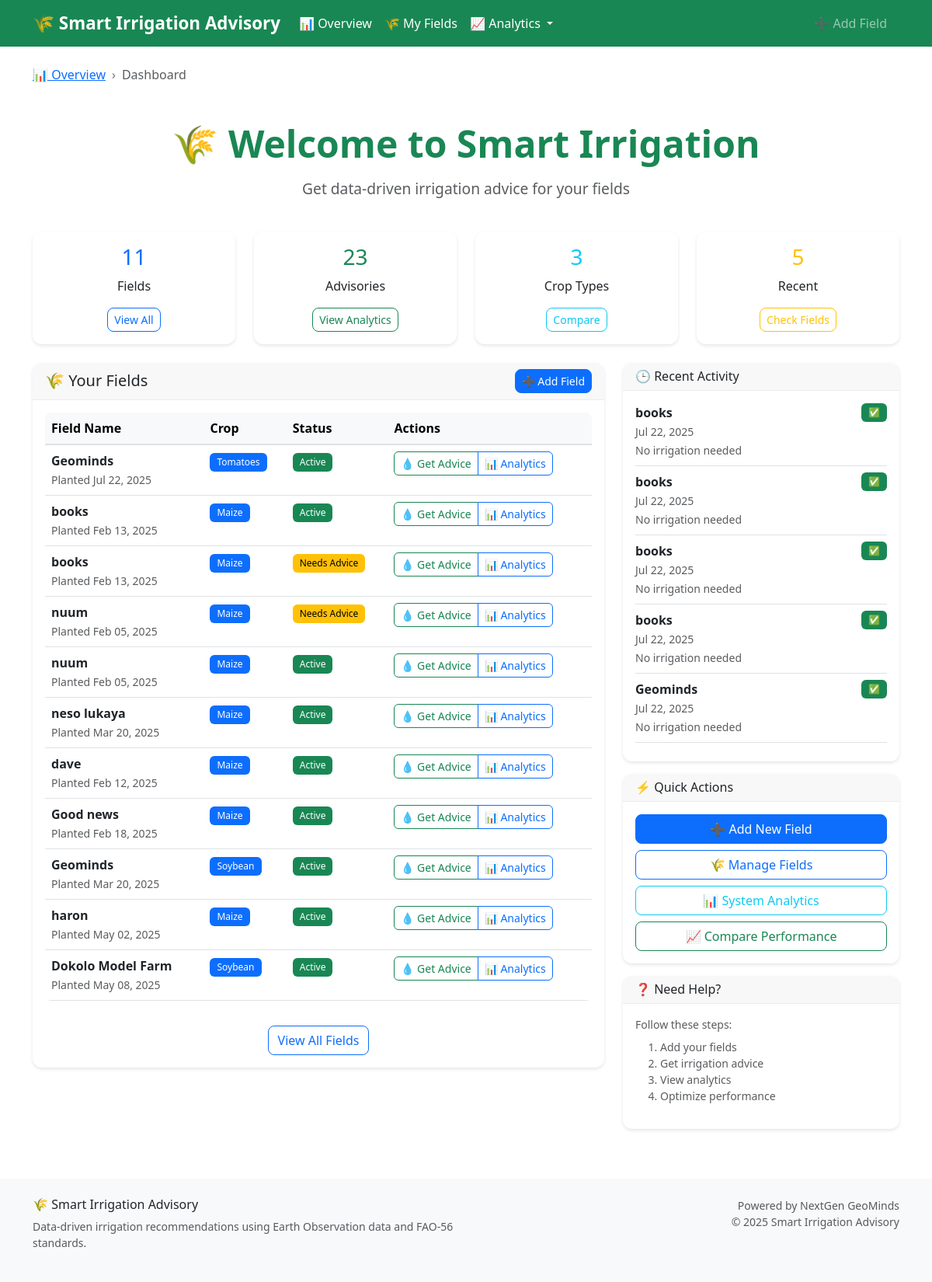
The app's page /dashboard/, older data.
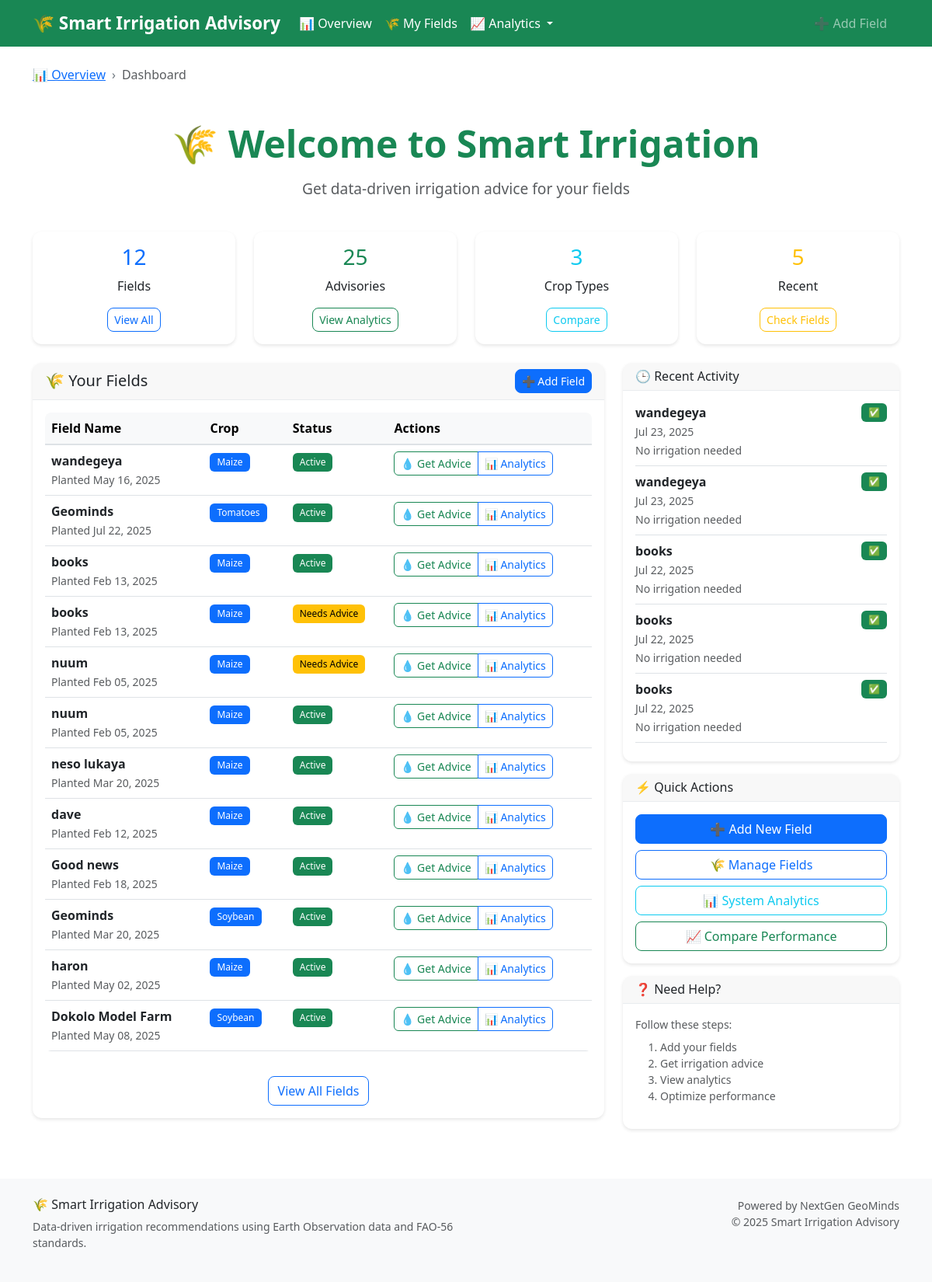
The same page, newer data.
### advisory/models.py (models this page shows, shortened)
class FarmField(models.Model):
    CROP_CHOICES = [
        ("maize", "Maize"),
        ("soybean", "Soybean"),
        ("rice", "Rice"),
        ("wheat", "Wheat"),
        ("sugarcane", "Sugarcane"),
        ("cotton", "Cotton"),
        ("beans", "Beans"),
        ("potatoes", "Potatoes"),
        ("tomatoes", "Tomatoes"),
        ("cassava", "Cassava"),
    ]
    SOIL_CHOICES = [
        ("clay", "Clay"),
        ("loam", "Loam"),
        ("sandy", "Sandy"),
        ("silt", "Silt"),
        ("clay_loam", "Clay Loam"),
        ("sandy_loam", "Sandy Loam"),
    ]
    name = models.CharField(max_length=100)
    latitude = models.FloatField(_('Latitude'), validators=[
        MinValueValidator(-90.0), MaxValueValidator(90.0)])
    longitude = models.FloatField(_('Longitude'), validators=[
        MinValueValidator(-180.0), MaxValueValidator(180.0)])
    soil_type = models.CharField(
        choices=SOIL_CHOICES, max_length=20, default="loam", null=True, blank=True)
    crop_type = models.CharField(
        choices=CROP_CHOICES, max_length=20, default="maize")
    planting_date = models.DateField(_('Planting Date'), default=date.today)
    field_area_ha = models.FloatField(
        _('Field Area (ha)'),
        validators=[MinValueValidator(0.1), MaxValueValidator(1000.0)],
        null=True, blank=True,
        help_text="Field area in hectares"
    )
    elevation = models.FloatField(
        _('Elevation (m)'),
        null=True, blank=True,
        help_text="Field elevation in meters"
    )
    created_at = models.DateTimeField(auto_now_add=True)
    updated_at = models.DateTimeField(auto_now=True)
    class Meta:
        ordering = ['-created_at']
        verbose_name = 'Farm Field'
        verbose_name_plural = 'Farm Fields'

class IrrigationAdvisory(models.Model):
    field = models.ForeignKey(
        FarmField, on_delete=models.CASCADE, related_name='advisories')
    date = models.DateField(default=date.today)
    crop_stage = models.CharField(max_length=50, default="Initial")
    eto = models.FloatField(default=0.0)  # mm/day
    rainfall = models.FloatField(default=0.0)  # mm/week
    kc = models.FloatField(default=0.0)  # Crop Coefficient
    water_need = models.FloatField(default=0.0)  # mm/week
    water_deficit = models.FloatField(default=0.0)
    recommendation = models.TextField(blank=True)
    soil_moisture = models.FloatField(
        default=0.0,
        help_text="Soil moisture percentage"
    )
    irrigation_recommended = models.BooleanField(default=False)
    irrigation_volume = models.FloatField(
        default=0.0,
        help_text="Recommended irrigation volume in mm"
    )
    confidence_score = models.FloatField(
        default=0.0,
        validators=[MinValueValidator(0.0), MaxValueValidator(1.0)],
        help_text="Confidence in recommendation (0-1)"
    )
    data_source = models.CharField(
        max_length=50,
        default="simulated",
        help_text="Source of weather data (GEE, API, simulated)"
    )
    class Meta:
        ordering = ['-date']
        verbose_name = 'Irrigation Advisory'
        verbose_name_plural = 'Irrigation Advisories'
        get_latest_by = 'date'

### advisory/views.py (the view)
# urls.py: path('dashboard/', views.dashboard_view, name='dashboard'),
def dashboard_view(request):
    fields = FarmField.objects.all()
    total_fields = fields.count()
    total_advisories = IrrigationAdvisory.objects.count()
    crop_summary = {}
    for field in fields:
        crop = field.crop_type
        if crop not in crop_summary:
            crop_summary[crop] = 0
        crop_summary[crop] += 1
    recent_advisories = IrrigationAdvisory.objects.select_related(
        'field').order_by('-date')[:5]
    context = {
        'total_fields': total_fields,
        'total_advisories': total_advisories,
        'crop_summary': crop_summary,
        'recent_advisories': recent_advisories,
        'fields': fields
    }
    return render(request, 'advisory/dashboard.html', context)

### templates/advisory/dashboard.html (shortened to what the changed rows need)
{% extends "base.html" %} {% block title %}Dashboard{% endblock %}  {% block content %}
<div class="container mt-4">
  <div class="row mb-4">
    <div class="col-12">
      <div class="text-center">
        <h1 class="display-5 mb-3">🌾 Welcome to Smart Irrigation</h1>
      </div>
    </div>
  </div>
  <div class="row mb-4">
    <div class="col-md-3">
      <div class="card text-center h-100">
        <div class="card-body">
          <h3 class="text-primary">{{ total_fields }}</h3>
          <p class="card-text">Fields</p>
          {% if total_fields > 0 %}
          <a href="{% url 'advisory:field_list' %}" class="btn btn-outline-primary btn-sm">View All</a>
          {% endif %}
        </div>
      </div>
    </div>
    <div class="col-md-3">
      <div class="card text-center h-100">
        <div class="card-body">
          <h3 class="text-success">{{ total_advisories }}</h3>
          <p class="card-text">Advisories</p>
          {% if total_advisories > 0 %}
          <a href="{% url 'advisory:system_analytics' %}" class="btn btn-outline-success btn-sm">View Analytics</a>
          {% endif %}
        </div>
      </div>
    </div>
  </div>
  <div class="row">
    <div class="col-md-8">
      <div class="card">
        <div class="card-body">
          {% if fields %}
          <div class="table-responsive">
            <table class="table table-hover">
              <thead class="table-light">
                <tr>
                  <th>Field Name</th>
                  <th>Crop</th>
                  <th>Status</th>
                  <th>Actions</th>
                </tr>
              </thead>
              <tbody>
                {% for field in fields %}
                <tr>
                  <td>
                    <strong>{{ field.name }}</strong>
                    <br /><small class="text-muted">Planted {{ field.planting_date|date:"M d, Y" }}</small>
                  </td>
                  <td>
                    <span class="badge bg-primary">{{ field.crop_type|title }}</span>
                  </td>
                  <td>
                    {% if field.advisories.count > 0 %}
                    <span class="badge bg-success">Active</span>
                    {% else %}
                    <span class="badge bg-warning">Needs Advice</span>
                    {% endif %}
                  </td>
                  <td>
                    <div class="btn-group btn-group-sm">
                      <a href="{% url 'advisory:get_advice' field.id %}" class="btn btn-outline-success"> 💧 Get Advice </a>
                      <a href="{% url 'advisory:field_analytics' field.id %}" class="btn btn-outline-primary"> 📊 Analytics </a>
                    </div>
                  </td>
                </tr>
                {% endfor %}
              </tbody>
            </table>
          </div>
          {% else %}
          <div class="text-center py-4">
            <p class="text-muted">No fields registered yet.</p>
            <a href="{% url 'advisory:create_field' %}" class="btn btn-primary"> Create Your First Field </a>
          </div>
          {% endif %}
        </div>
      </div>
    </div>
    <div class="col-md-4">
      {% if recent_advisories %}
      <div class="card mb-3">
        <div class="card-body">
          {% for advisory in recent_advisories %}
          <div class="border-bottom pb-2 mb-2">
            <div class="d-flex justify-content-between align-items-start">
              <div>
                <strong>{{ advisory.field.name }}</strong>
                <br />
                <small class="text-muted">{{ advisory.date|date:"M d, Y" }}</small>
              </div>
              <span class="badge {% if advisory.irrigation_recommended %}bg-warning{% else %}bg-success{% endif %}">
                {% if advisory.irrigation_recommended %}💧{% else %}✅{% endif %}
              </span>
            </div>
            <small class="text-muted">
              {% if advisory.irrigation_recommended %} {{ advisory.irrigation_volume|floatformat:1 }}mm recommended {% else %} No irrigation needed {% endif %}
            </small>
          </div>
          {% endfor %}
        </div>
      </div>
      {% endif %}
    </div>
  </div>
</div>
{% endblock %}

Row changes from the older to the newer data that the page shows:
no longer on this page (row unchanged): IrrigationAdvisory: field.name "books", date "Jul 22, 2025", irrigation_recommended "No irrigation needed"
no longer on this page (row unchanged): IrrigationAdvisory: field.name "Geominds", date "Jul 22, 2025", irrigation_recommended "No irrigation needed"
added FarmField: name "wandegeya", planting_date "May 16, 2025", crop_type "Maize", shows "Active"
added IrrigationAdvisory: field.name "wandegeya", date "Jul 23, 2025", irrigation_recommended "No irrigation needed"
added IrrigationAdvisory: field.name "wandegeya", date "Jul 23, 2025", irrigation_recommended "No irrigation needed"
Text that changed along with them:
{{ total_fields }}: "11" → "12"
{{ total_advisories }}: "23" → "25"
